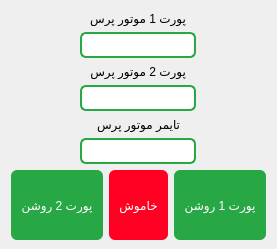
            <widget class="QWidget" name="pageSettingPressMotor">
             <layout class="QVBoxLayout" name="verticalLayout_20">
              <property name="bottomMargin">
               <number>9</number>
              </property>
              <item alignment="Qt::AlignHCenter|Qt::AlignTop">
               <widget class="QLabel" name="lbl_press_motor_forward_port">
                <property name="styleSheet">
                 <string notr="true">font: 22pt &quot;IRANSans&quot;;
font: 22pt &quot;IRANSansFaNum&quot;;
color: #000000;</string>
                </property>
                <property name="text">
                 <string>پورت 1 موتور پرس</string>
                </property>
                <property name="alignment">
                 <set>Qt::AlignCenter</set>
                </property>
                <property name="wordWrap">
                 <bool>true</bool>
                </property>
               </widget>
              </item>
              <item alignment="Qt::AlignHCenter|Qt::AlignTop">
               <widget class="QLineEdit" name="tb_press_motor_forward_port">
                <property name="minimumSize">
                 <size>
                  <width>0</width>
                  <height>0</height>
                 </size>
                </property>
                <property name="maximumSize">
                 <size>
                  <width>16777215</width>
                  <height>16777215</height>
                 </size>
                </property>
                <property name="styleSheet">
                 <string notr="true">background-color: #ffffff; 
padding: 3px; 
border: 2px solid #28a745;
border-radius: 6px;
font: 26pt &quot;IRANSansFaNum&quot;;
color:#000000;
</string>
                </property>
                <property name="inputMethodHints">
                 <set>Qt::ImhDigitsOnly</set>
                </property>
                <property name="maxLength">
                 <number>2</number>
                </property>
               </widget>
              </item>
              <item alignment="Qt::AlignHCenter|Qt::AlignTop">
               <widget class="QLabel" name="lbl_press_motor_backward_port">
                <property name="styleSheet">
                 <string notr="true">font: 22pt &quot;IRANSans&quot;;
font: 22pt &quot;IRANSansFaNum&quot;;
color: #000000;</string>
                </property>
                <property name="text">
                 <string>پورت 2 موتور پرس</string>
                </property>
               </widget>
              </item>
              <item alignment="Qt::AlignHCenter|Qt::AlignTop">
               <widget class="QLineEdit" name="tb_press_motor_backward_port">
                <property name="styleSheet">
                 <string notr="true">background-color: #ffffff; 
padding: 3px; 
border: 2px solid #28a745;
border-radius: 6px;
font: 26pt &quot;IRANSansFaNum&quot;;
color:#000000;
</string>
                </property>
                <property name="inputMethodHints">
                 <set>Qt::ImhDigitsOnly</set>
                </property>
               </widget>
              </item>
              <item alignment="Qt::AlignHCenter|Qt::AlignTop">
               <widget class="QLabel" name="lbl_press_motor_timer">
                <property name="styleSheet">
                 <string notr="true">font: 22pt &quot;IRANSans&quot;;
font: 22pt &quot;IRANSansFaNum&quot;;
color: #000000;</string>
                </property>
                <property name="text">
                 <string>تایمر موتور پرس</string>
                </property>
               </widget>
              </item>
              <item alignment="Qt::AlignHCenter|Qt::AlignTop">
               <widget class="QLineEdit" name="tb_press_motor_timer">
                <property name="styleSheet">
                 <string notr="true">background-color: #ffffff; 
padding: 3px; 
border: 2px solid #28a745;
border-radius: 6px;
font: 26pt &quot;IRANSansFaNum&quot;;
color:#000000;
</string>
                </property>
                <property name="inputMethodHints">
                 <set>Qt::ImhDigitsOnly</set>
                </property>
               </widget>
              </item>
              <item>
               <layout class="QHBoxLayout" name="horizontalLayout_19">
                <item>
                 <widget class="QPushButton" name="btn_press_motor_backward_on">
                  <property name="minimumSize">
                   <size>
                    <width>0</width>
                    <height>70</height>
                   </size>
                  </property>
                  <property name="styleSheet">
                   <string notr="true">QPushButton{
background-color: #28a745;
color: rgb(255, 255, 255);
font: 22pt &quot;IRANSansFaNum&quot;;
padding-left: 10px; 
padding-right: 10px; 
border: none; 
border-radius: 6px;
outline-style: none;
}
QPushButton:pressed {
background-color: #145222;
border-style: inset;
}</string>
                  </property>
                  <property name="text">
                   <string>پورت 2 روشن</string>
                  </property>
                 </widget>
                </item>
                <item>
                 <widget class="QPushButton" name="btn_press_motor_off">
                  <property name="minimumSize">
                   <size>
                    <width>0</width>
                    <height>70</height>
                   </size>
                  </property>
                  <property name="styleSheet">
                   <string notr="true">QPushButton{
background-color:  #FF0022;
color: rgb(255, 255, 255);
font: 22pt &quot;IRANSansFaNum&quot;;
padding-left: 10px; 
padding-right: 10px; 
border: none; 
border-radius: 6px;
outline-style: none;
}
QPushButton:pressed {
background-color: #800011;
border-style: inset;
}</string>
                  </property>
                  <property name="text">
                   <string>خاموش</string>
                  </property>
                 </widget>
                </item>
                <item>
                 <widget class="QPushButton" name="btn_press_motor_forward_on">
                  <property name="minimumSize">
                   <size>
                    <width>0</width>
                    <height>70</height>
                   </size>
                  </property>
                  <property name="styleSheet">
                   <string notr="true">QPushButton{
background-color: #28a745;
color: rgb(255, 255, 255);
font: 22pt &quot;IRANSansFaNum&quot;;
padding-left: 10px; 
padding-right: 10px; 
border: none; 
border-radius: 6px;
outline-style: none;
}
QPushButton:pressed {
background-color: #145222;
border-style: inset;
}</string>
                  </property>
                  <property name="text">
                   <string>پورت 1 روشن</string>
                  </property>
                 </widget>
                </item>
               </layout>
              </item>
             </layout>
            </widget>
